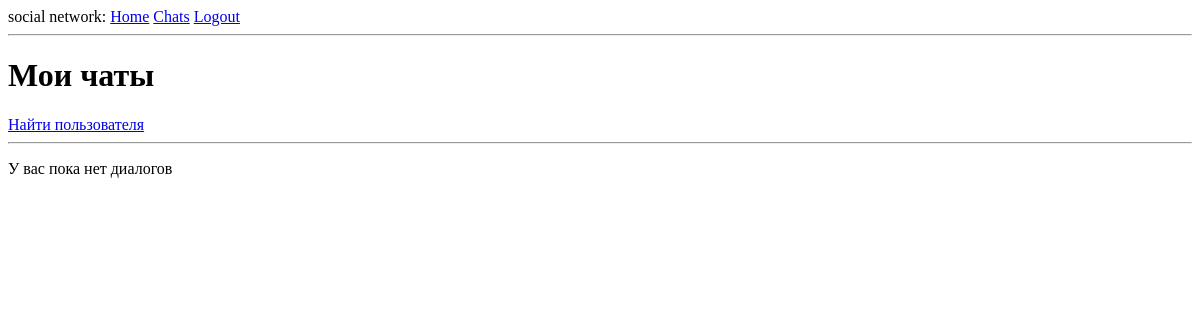
/chats (signed in), run on an earlier commit of the app's database.
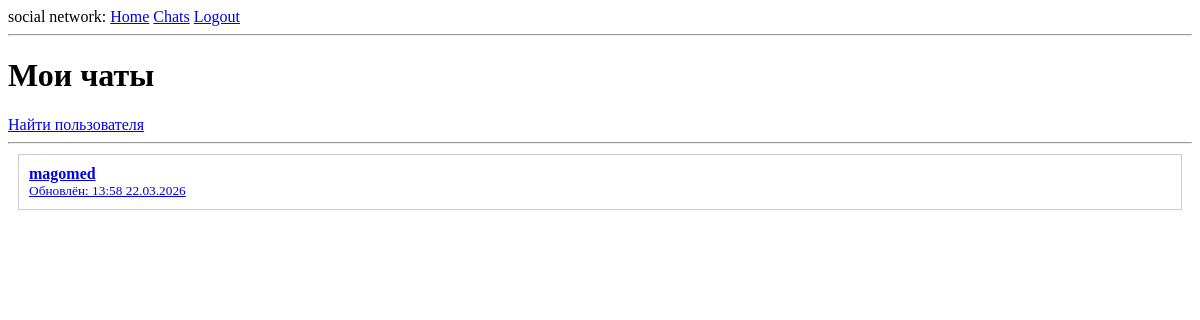
And on a later commit of the database.
### app/models.py (models this page shows, shortened)
class User(UserMixin, db.Model):
  id: so.Mapped[int] = so.mapped_column(primary_key=True)
  username: so.Mapped[str] = so.mapped_column(sa.String(64), index=True, unique=True)
  email: so.Mapped[str] = so.mapped_column(sa.String(120), index=True, unique=True)
  password_hash: so.Mapped[Optional[str]] = so.mapped_column(sa.String(256))
  dialogs_as_user1: so.Mapped[list['Dialog']] = so.relationship(
        foreign_keys='Dialog.user1_id',
        back_populates='user1'
  )
  dialogs_as_user2: so.Mapped[list['Dialog']] = so.relationship(
      foreign_keys='Dialog.user2_id',
      back_populates='user2'
  )
  sent_messages: so.Mapped[list['Message']] = so.relationship(
      foreign_keys='Message.sender_id',
      back_populates='sender'
  )

class Dialog(db.Model):
  id: so.Mapped[int] = so.mapped_column(primary_key=True)
  user1_id: so.Mapped[int] = so.mapped_column(sa.ForeignKey('user.id'), nullable=False)
  user2_id: so.Mapped[int] = so.mapped_column(sa.ForeignKey('user.id'), nullable=False)
  created_at: so.Mapped[datetime] = so.mapped_column(default=datetime.utcnow)
  updated_at: so.Mapped[datetime] = so.mapped_column(default=datetime.utcnow, onupdate=datetime.utcnow)
  user1: so.Mapped[User] = so.relationship(
    foreign_keys=[user1_id],
    back_populates='dialogs_as_user1'
  )
  user2: so.Mapped[User] = so.relationship(
    foreign_keys=[user2_id],
    back_populates='dialogs_as_user2'
  )
  messages: so.Mapped[list['Message']] = so.relationship(
    back_populates='dialog',
    lazy='dynamic'
  )
  __table_args__ = (sa.UniqueConstraint('user1_id', 'user2_id', name='unique_dialog'),)

### app/routes.py (the view)
@app.route('/chats')
@login_required
def chats():
  dialogs_as_user1 = Dialog.query.filter_by(user1_id=current_user.id).all()
  dialogs_as_user2 = Dialog.query.filter_by(user2_id=current_user.id).all()
  all_dialogs = dialogs_as_user1 + dialogs_as_user2
  all_dialogs.sort(key=lambda x: x.updated_at, reverse=True)
  return render_template('chats.html', dialogs=all_dialogs)

### app/models.py (called while the page is built)
@login.user_loader
def load_user(id):
  return db.session.get(User, int(id))

### app/templates/chats.html
{% extends "base.html" %} {% block content %}
<h1>Мои чаты</h1>
<a href="{{ url_for('search_users') }}">Найти пользователя</a>
<hr> {% if dialogs %} {% for dialog in dialogs %}  {% if dialog.user1_id == current_user.id %} {% set other_user = dialog.user2 %} {% else %} {% set other_user = dialog.user1 %} {% endif %}
<div style="border:1px solid #ccc; margin:10px; padding:10px;">
    <a href="{{ url_for('chat', user_id=other_user.id) }}">
        <strong>{{ other_user.username }}</strong>
        <br>
        <small>Обновлён: {{ dialog.updated_at.strftime('%H:%M %d.%m.%Y') }}</small>
    </a>
</div>
{% endfor %} {% else %}
<p>У вас пока нет диалогов</p>
{% endif %} {% endblock %}

### app/templates/base.html (shortened to what this page needs)
<html>
<head>
</head>
<body>
    <div>
        social network:
        <a href="{{ url_for('index') }}">Home</a>
        <a href="{{ url_for('chats') }}">Chats</a>{% if current_user.is_anonymous %}
        <a href="{{ url_for('login') }}">Login</a> {% else %}
        <a href="{{ url_for('logout') }}">Logout</a> {% endif %}
    </div>
    <hr>  {% block content %}{% endblock %}
</body>
</html>

What changed in the data, as far as the page shows it:
added Dialog: updated_at "13:58 22.03.2026"
added User: username "magomed"
Also different on the page:
text no longer shown: "У вас пока нет диалогов"
